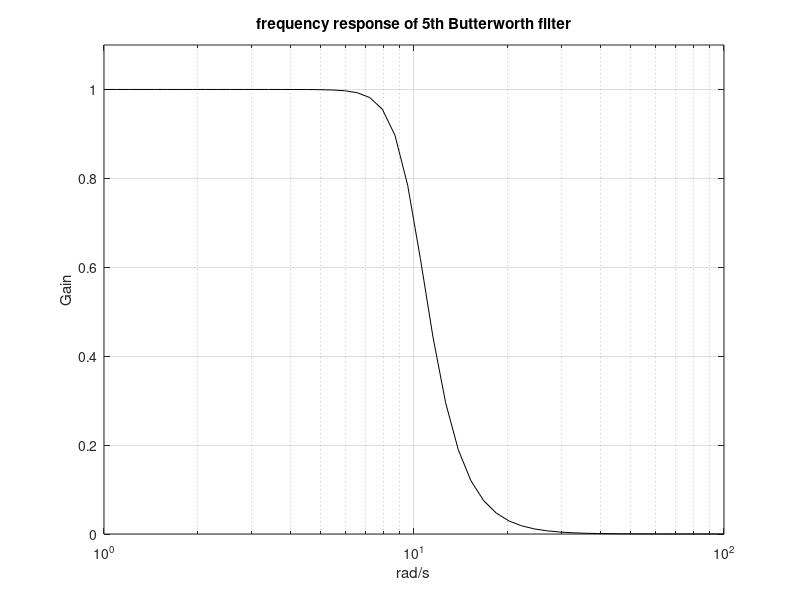

The MATLAB source for this figure:
% Frequency response of Butterworth filter
wc=10; % desired cut-off frequency
N=5; % order of the filter
[num,den]=butter(N,wc,'s'); %analog Butterworth filter
w=logspace(0,2); %logaritmic set of frequency values
G=freqs(num,den,w); %computes frequency response
semilogx(w,abs(G),'k'); %plots linear amplitude
axis([1 100 0 1.1]);
grid;
ylabel('Gain'); xlabel('rad/s'); title('frequency response of 5th Butterworth filter');
